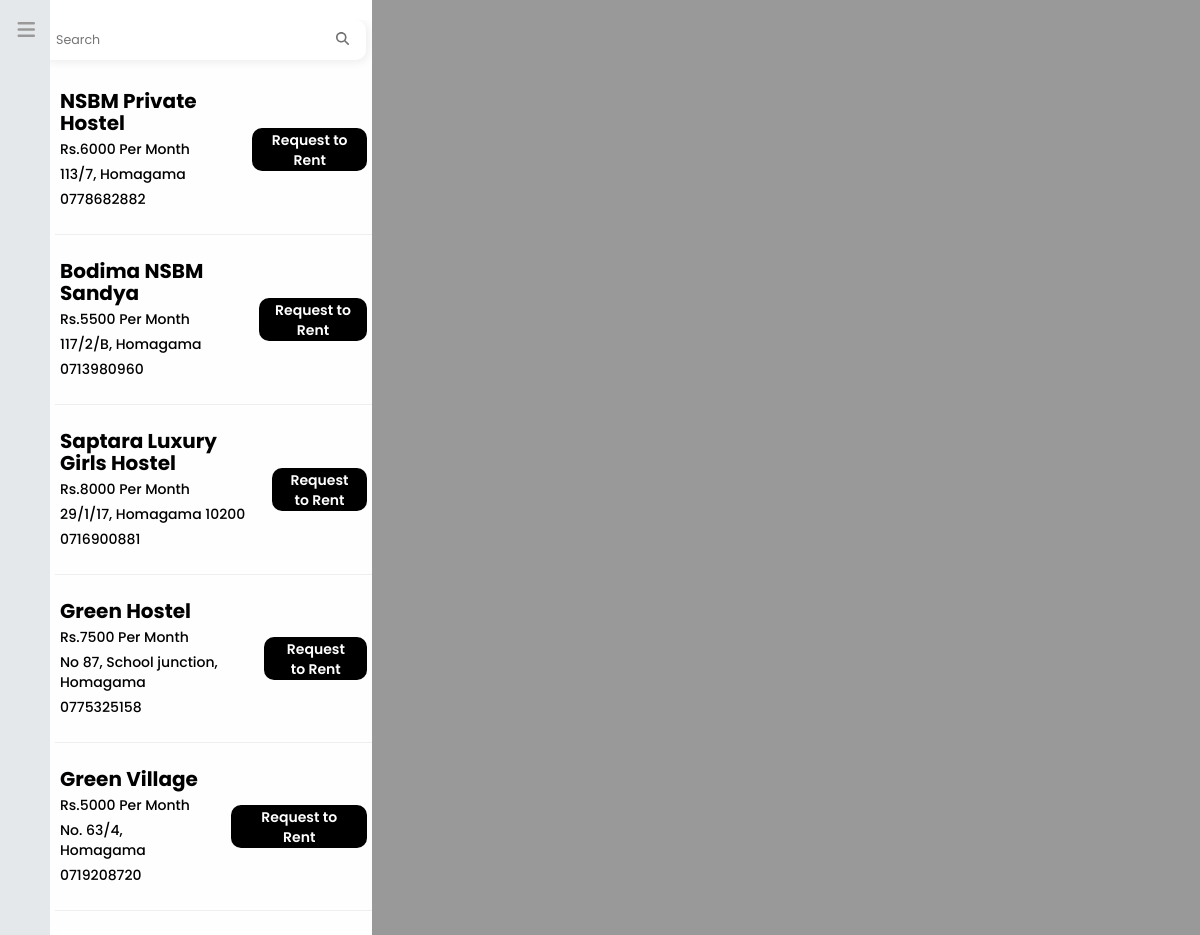
The page / on the database its author committed.
### tables this page shows
CREATE TABLE `properties` (
  `propid` int(30) NOT NULL,
  `lid` int(30) NOT NULL,
  `pname` varchar(255) NOT NULL,
  `paddress` varchar(255) NOT NULL,
  `pmaplink` varchar(255) NOT NULL,
  `pmobile` varchar(12) NOT NULL,
  `pdescription` text NOT NULL,
  `pprice` int(10) NOT NULL
);

### index.php (the view, shortened to what this page needs)
<?php
$conn = OpenCon();
$searchQuery = isset($_GET['search']) ? trim($_GET['search']) : '';
$sql = "SELECT p.propid, p.lid, p.pname, p.paddress, p.pmaplink, p.pmobile, p.pdescription, p.pprice
        FROM properties p
        JOIN propertyapproval pa ON p.propid = pa.propid
        WHERE pa.status = 'Approved' AND (p.pname LIKE '%$searchQuery%' OR p.paddress LIKE '%$searchQuery%')
        ORDER BY p.propid DESC";
$result = $conn->query($sql);
?>
<!DOCTYPE html>
<html lang="en">
<head>
    <link href="//maxcdn.bootstrapcdn.com/bootstrap/3.3.0/css/bootstrap.min.css" rel="stylesheet" id="bootstrap-css">
    <link rel="stylesheet" href="CSS/index.css">
    <link href="//netdna.bootstrapcdn.com/font-awesome/3.2.1/css/font-awesome.css" rel="stylesheet">
</head>
<body>
    <section>
            <div id="wrapper">
                <div id="sidebar-wrapper">
                    <ul class="sidebar-nav" style="margin-left:0;">
                        <li class="sidebar-brand">
                        <a href="#menu-toggle"  id="menu-toggle" style="margin-top:20px;float:revert;" > <i class="fa fa-bars " style="font-size:20px !Important;" aria-hidden="true" aria-hidden="true"></i>
                        </li>
                    </ul>
                </div>
                <div class="p-content">
                <div class="row">
                    <div class="col-md-4">
                        <div class="serch-bar" style="padding-bottom: 25px;">
                            <form action="<?php echo $_SERVER['PHP_SELF']; ?>" method="GET">
                                <div class="InputContainer">
                                    <input type="text" name="search" class="input" id="input" placeholder="Search" value="<?php echo $searchQuery; ?>">
                                    <label for="input" class="labelforsearch">
                                        <svg viewBox="0 0 512 512" class="searchIcon"><path d="M416 208c0 45.9-14.9 88.3-40 122.7L502.6 457.4c12.5 12.5 12.5 32.8 0 45.3s-32.8 12.5-45.3 0L330.7 376c-34.4 25.2-76.8 40-122.7 40C93.1 416 0 322.9 0 208S93.1 0 208 0S416 93.1 416 208zM208 352a144 144 0 1 0 0-288 144 144 0 1 0 0 288z"></path></svg>
                                    </label>
                                </div>
                            </form>
                        </div>
                        <div class="bording-place" style="padding-left: 20px;">
                            <?php
                            if ($result->num_rows > 0) {
                                while ($row = $result->fetch_assoc()) {
                                    $propid = $row["propid"];
                                    $pname = $row["pname"];
                                    $paddress = $row["paddress"];
                                    $pmaplink = $row["pmaplink"];
                                    $pmobile = $row["pmobile"];
                                    $pprice = $row["pprice"];
                                    $pdescription = $row["pdescription"];
                            ?>
                                    <div class="b-place">
                                        <div class="l-address-req">
                                            <div class="l-details">
                                                <h2 class="l-name" data-maplink="<?php echo $pmaplink; ?>" data-description="<?php echo $pdescription; ?>"><?php echo $pname; ?></h2>
                                                <p class="l-price">Rs.<?php echo $pprice; ?> Per Month</p>
                                                <div class="l-address">
                                                    <p><?php echo $paddress; ?></p>
                                                    <p><?php echo $pmobile; ?></p>
                                                </div>
                                            </div>
                                            <div class="req-btn">
                                                <a href="PropertyDetails.php?propid=<?php echo $propid; ?>"><button type="button" class="rent-req-btn">Request to Rent</button></a>
                                            </div>
                                        </div>
                                    </div>
                                    <hr>
                            <?php
                                }
                            } else {
                                echo "No properties found.";
                            }
                            ?>
                        </div>
                    </div>
                    <div class="col-md-8">
                        <div id="map" style="height:100%; width: 100%;"></div>
                    </div>
                </div>
            </div>
        </div>
    </section>
</body>
</html>

### CSS/index.css (style rules this page uses)
* { font-family: "Poppins", sans-serif; margin: 0px; padding: 0px; }
body { background: #ffffff; min-height: 100vh; overflow-x: hidden; }
section { min-height: 100vh; width: 100%; }
p { margin: 0 0 5px; font-weight: 500; }
#wrapper { padding-left: 0; -webkit-transition: all 0.6s ease; -moz-transition: all 0.6s ease; -o-transition: all 0.6s ease; transition: all 0.6s ease; }
#wrapper.toggled { padding-left: 200px; }
#sidebar-wrapper { z-index: 1000; position: fixed; left: 250px; width: 0; height: 100%; margin-left: -250px; overflow-y: auto; background-color:#E5E8EB !Important; -webkit-transition: all 0.5s ease; -moz-transition: all 0.5s ease; -o-transition: all 0.5s ease; transition: all 0.5s ease; }
#wrapper.toggled #sidebar-wrapper { width: 0; }
.sidebar-nav { position: absolute; top: 0; right:15px; width: 257px; margin: 0; padding: 0; list-style: none; }
.sidebar-nav li { text-indent: 20px; line-height: 40px; }
.sidebar-nav li a { display: block; text-decoration: none; color: #999999; }
.sidebar-nav > .sidebar-brand { height: 65px; font-size: 18px; line-height: 60px; }
.sidebar-nav > .sidebar-brand a { color: #999999; }
@media (min-width:768px) { #wrapper { padding-left: 0px; } }
@media (min-width:768px) { #wrapper.toggled { padding-left: 0; } }
@media (min-width:768px) { #sidebar-wrapper { width: 267px; } }
@media (min-width:768px) { #wrapper.toggled #sidebar-wrapper { width: 50px; } }
@media (min-width:768px) { #wrapper.toggled i { float:right; } }
.row { display: flex; height: 100%; }
.row .col-md-4 { background-color: rgba(229, 229, 229, 0.04); height: 97vh; display: flex; padding: 0px; flex-direction: column; align-items: center; margin: 20px 0px 0px 50px; width: 30%; overflow: scroll; }
.row .col-md-8 { background-color: #999999; height: 100vh; padding: 0px; width: 75%; }
.InputContainer { height: 40px; width: 325px; display: flex; align-items: center; justify-content: space-between; background-color: rgb(255, 255, 255); border-radius: 10px; overflow: hidden; cursor: pointer; padding-left: 15px; box-shadow: 2px 2px 10px rgba(0, 0, 0, 0.075); }
.input { width: 170px; height: 100%; border: none; outline: none; font-size: 0.9em; caret-color: rgb(255, 81, 0); }
.labelforsearch { cursor: text; padding: 0px 12px; margin-bottom: 0px; margin-right: -95px; }
.searchIcon { width: 13px; }
.l-name { font-size: 20px; font-weight: bold; margin: 5px 0px; }
.l-details { color: black; font-weight: 300; }
.l-address-req { display: flex; justify-content: space-between; align-items: center; color: black; font-weight: 300; gap: 25px; margin-left: 5px; margin-right: 5px; }
.rent-req-btn { height: 43px; background-color: black; color: white; border-radius: 10px; border: none; padding: 15px; display: flex; justify-content: center; align-items: center; font-weight: 600; }

### rows shown on the page
properties: pname "NSBM Private Hostel", pprice "6000", paddress "113/7, Homagama", pmobile "0778682882"
properties: pname "Bodima NSBM Sandya", pprice "5500", paddress "117/2/B, Homagama", pmobile "0713980960"
properties: pname "Saptara Luxury Girls Hostel", pprice "8000", paddress "29/1/17, Homagama 10200", pmobile "0716900881"
properties: pname "Green Hostel", pprice "7500", paddress "No 87, School junction, Homagama", pmobile "0775325158"
properties: pname "Green Village", pprice "5000", paddress "No. 63/4, Homagama", pmobile "0719208720"
